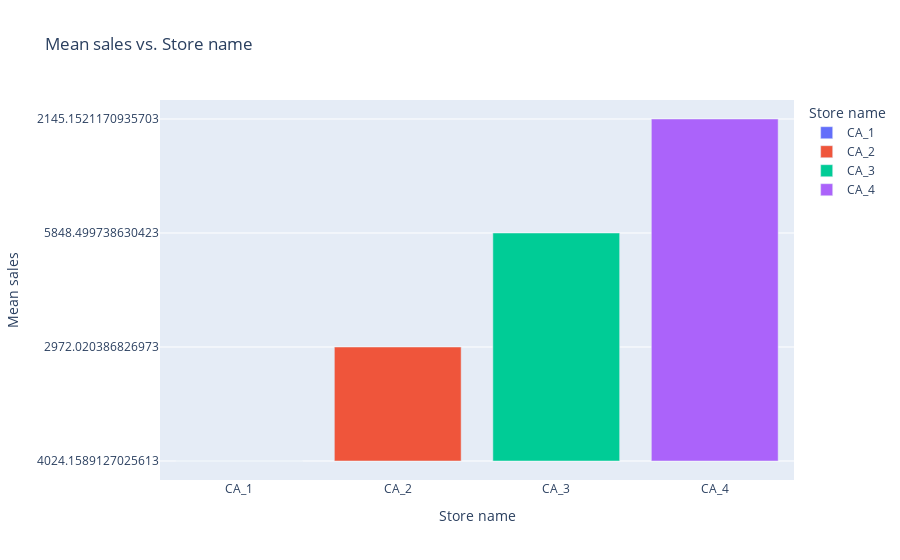

Source (notebook cell):
### Code cell
# data = np.transpose([means, stores])
# df = pd.DataFrame(data, columns=["Mean sales", "Stores"])
# px.bar(df, x="Stores", y="Mean sales", color="Stores", title="Stores vs Mean sales")

df = pd.DataFrame(np.transpose([means, stores]))
df.columns = ["Mean sales", "Store name"]
px.bar(df, y="Mean sales", x="Store name", color="Store name", title="Mean sales vs. Store name")

### Figure 1 — Plotly figure (JSON) as saved in the notebook; plotly's stock layout.template omitted (floating-point values rounded to 4 significant figures)
{"data": [{"alignmentgroup": "True", "hovertemplate": "Store name=%{x}<br>Mean sales=%{y}<extra></extra>", "legendgroup": "CA_1", "marker": {"color": "#636efa", "pattern": {"shape": ""}}, "name": "CA_1", "offsetgroup": "CA_1", "orientation": "v", "showlegend": true, "textposition": "auto", "type": "bar", "x": ["CA_1"], "xaxis": "x", "y": ["4024.1589127025613"], "yaxis": "y"}, {"alignmentgroup": "True", "hovertemplate": "Store name=%{x}<br>Mean sales=%{y}<extra></extra>", "legendgroup": "CA_2", "marker": {"color": "#EF553B", "pattern": {"shape": ""}}, "name": "CA_2", "offsetgroup": "CA_2", "orientation": "v", "showlegend": true, "textposition": "auto", "type": "bar", "x": ["CA_2"], "xaxis": "x", "y": ["2972.020386826973"], "yaxis": "y"}, {"alignmentgroup": "True", "hovertemplate": "Store name=%{x}<br>Mean sales=%{y}<extra></extra>", "legendgroup": "CA_3", "marker": {"color": "#00cc96", "pattern": {"shape": ""}}, "name": "CA_3", "offsetgroup": "CA_3", "orientation": "v", "showlegend": true, "textposition": "auto", "type": "bar", "x": ["CA_3"], "xaxis": "x", "y": ["5848.499738630423"], "yaxis": "y"}, {"alignmentgroup": "True", "hovertemplate": "Store name=%{x}<br>Mean sales=%{y}<extra></extra>", "legendgroup": "CA_4", "marker": {"color": "#ab63fa", "pattern": {"shape": ""}}, "name": "CA_4", "offsetgroup": "CA_4", "orientation": "v", "showlegend": true, "textposition": "auto", "type": "bar", "x": ["CA_4"], "xaxis": "x", "y": ["2145.1521170935703"], "yaxis": "y"}], "layout": {"barmode": "relative", "legend": {"title": {"text": "Store name"}, "tracegroupgap": 0}, "title": {"text": "Mean sales vs. Store name"}, "xaxis": {"anchor": "y", "categoryarray": ["CA_1", "CA_2", "CA_3", "CA_4"], "categoryorder": "array", "domain": [0, 1], "title": {"text": "Store name"}}, "yaxis": {"anchor": "x", "domain": [0, 1], "title": {"text": "Mean sales"}}}}
